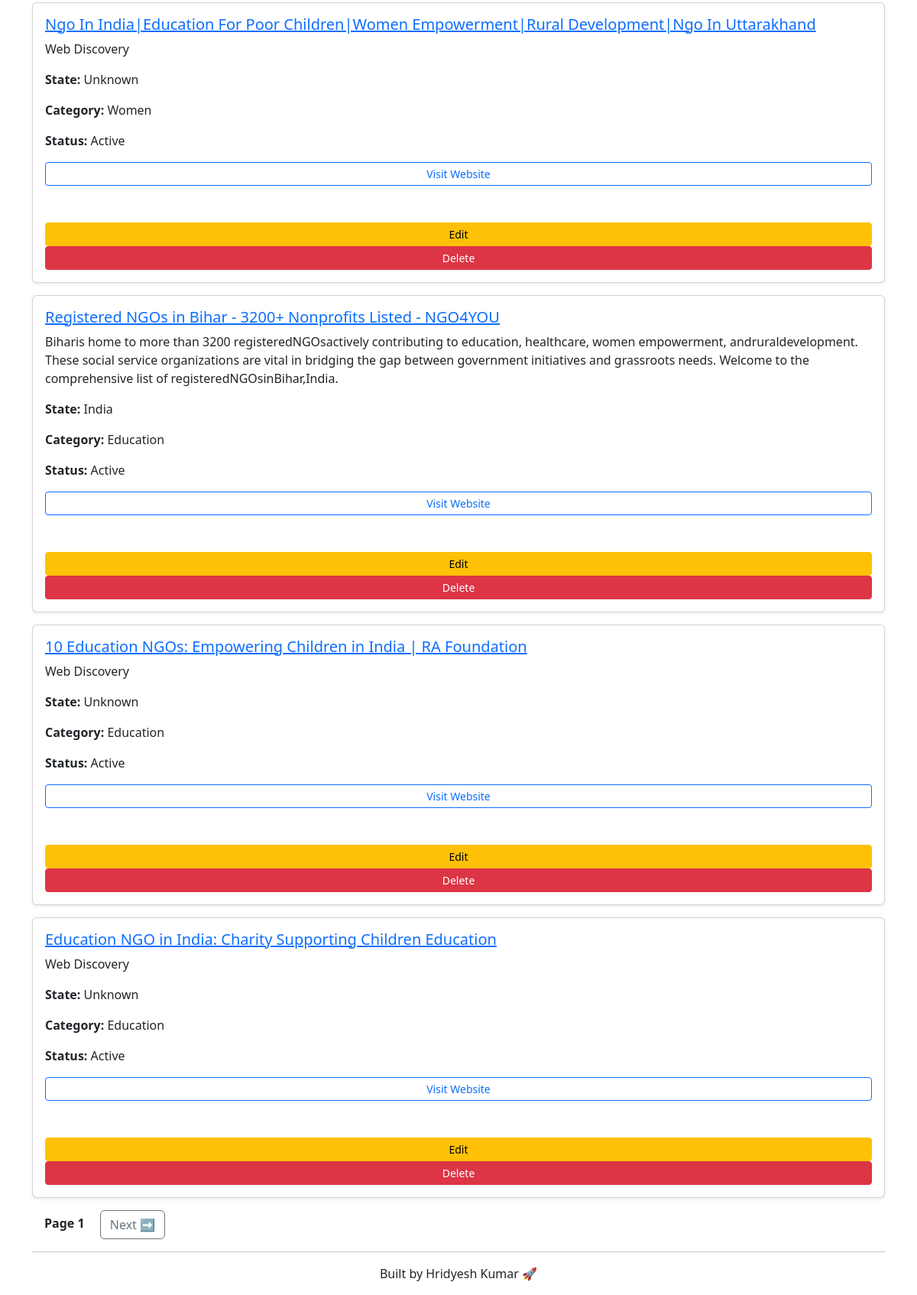
Page /home (lower part) on the earlier database version.
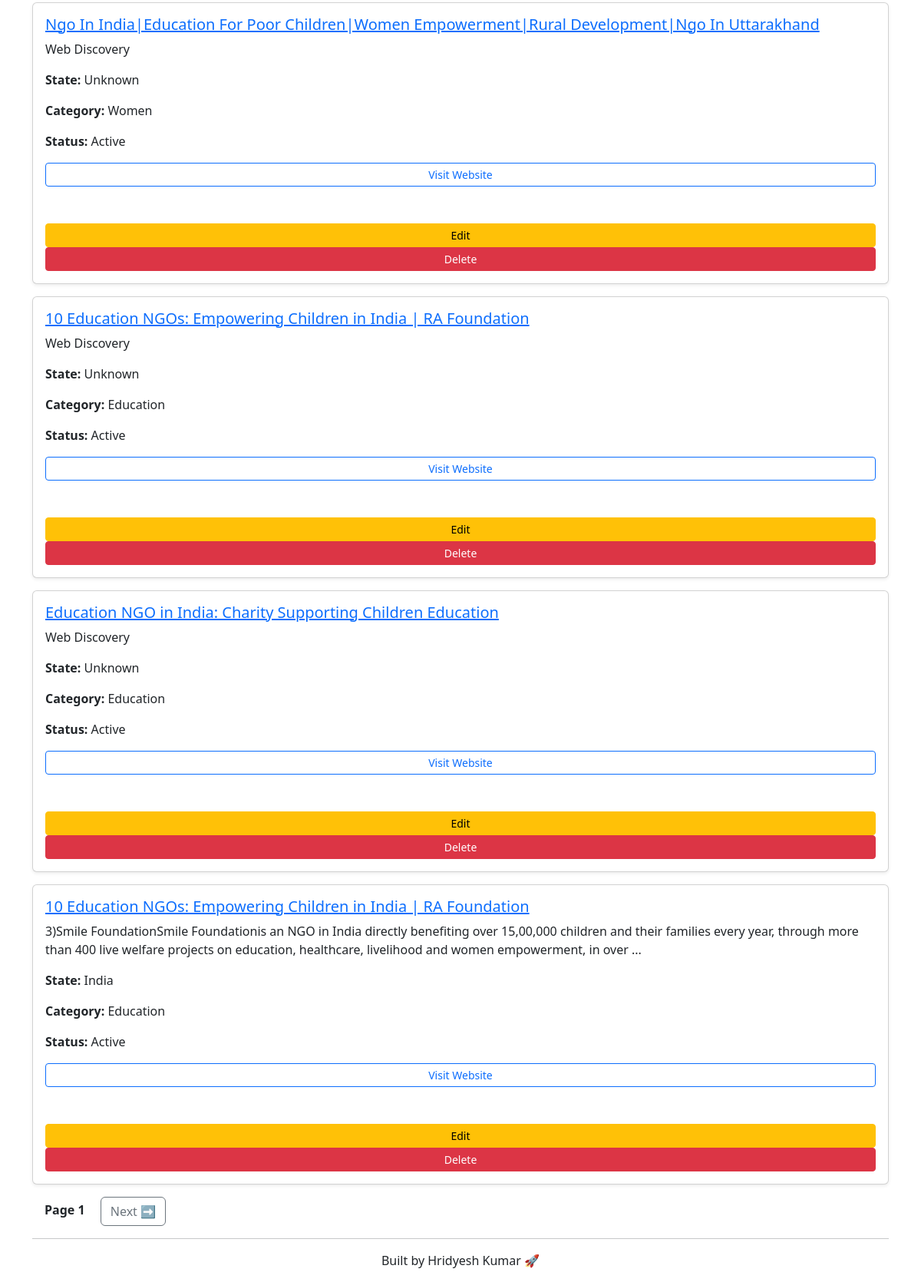
Same page on the later database version.
### tables this page shows
CREATE TABLE projects (
    project_id INTEGER PRIMARY KEY AUTOINCREMENT,
    title TEXT,
    source TEXT,
    url TEXT,
    state TEXT,
    category TEXT,
    country TEXT,
    status TEXT
, score INTEGER);

### app.py (the view, shortened to what this page needs)
@app.route("/")
@app.route("/home")
def home():
    query = request.args.get("q", "").lower()
    state = request.args.get("state", "").lower()
    category = request.args.get("category", "").lower()
    status = request.args.get("status", "").lower()
    page = int(request.args.get("page", 1))
    limit = 5
    offset = (page - 1) * limit
    conn = get_db_connection()
    cursor = conn.cursor()
    sql = "SELECT * FROM projects WHERE 1=1"
    params = []
    min_score = request.args.get("min_score")
    if min_score:
        sql += " AND score >= ?"
        params.append(int(min_score))
    if state:
        sql += " AND LOWER(state) LIKE ?"
        params.append("%" + state + "%")
    if category:
        sql += " AND LOWER(category) LIKE ?"
        params.append("%" + category + "%")
    if status:
        sql += " AND LOWER(status) LIKE ?"
        params.append("%" + status + "%")
    sql += " ORDER BY score DESC LIMIT ? OFFSET ?"
    params.extend([limit, offset])
    cursor.execute(sql, params)
    data = cursor.fetchall()
    cursor.execute("SELECT DISTINCT state FROM projects")
    states = sorted([row[0] for row in cursor.fetchall() if row[0]])
    cursor.execute("SELECT DISTINCT category FROM projects")
    categories = sorted([row[0] for row in cursor.fetchall() if row[0]])
    conn.close()
    return render_template(
        "home.html",
        data=data,
        states=states,
        categories=categories,
        page=page
    )

### app.py (called while the page is built)
def get_db_connection():
    conn = sqlite3.connect("database.db", check_same_thread=False)
    conn.row_factory = sqlite3.Row
    return conn

### templates/home.html (shortened to what this page needs)
<!DOCTYPE html>
<html>
<head>
    <link href="https://cdn.jsdelivr.net/npm/bootstrap@5.3.0/dist/css/bootstrap.min.css" rel="stylesheet">
</head>
<body>
<div class="container mt-4">
{% for project in data %}
<div class="card p-3 shadow-sm mb-3">
    <h5>
        <a href="/project/{{ project['project_id'] }}">
            {{ project['title'] }}
        </a>
    </h5>
    <p>{{ project['source'] }}</p>
    <p><b>State:</b> {{ project['state'].title() if project['state'] else "N/A" }}</p>
    <p><b>Category:</b> {{ project['category'].title() if project['category'] else "N/A" }}</p>
    <p><b>Status:</b> {{ project['status'].title() if project['status'] else "N/A" }}</p>
    <a href="{{ project['url'] }}" target="_blank" class="btn btn-sm btn-outline-primary">Visit Website</a>
    <br><br>
    <a href="/edit/{{ project['project_id'] }}" class="btn btn-sm btn-warning">Edit</a>
    <a href="/delete/{{ project['project_id'] }}" class="btn btn-sm btn-danger"
       onclick="return confirm('Delete?')">Delete</a>
</div>
{% endfor %}
<div class="mt-3">
<span class="mx-3"><b>Page {{ page }}</b></span>
<a class="btn btn-outline-secondary"
   href="/home?page={{ page + 1 }}&state={{ request.args.get('state','') }}&category={{ request.args.get('category','') }}&status={{ request.args.get('status','') }}">
Next ➡
</a>
</div>
<hr>
<p class="text-center">Built by Hridyesh Kumar 🚀</p>
</div>
</body>
</html>

Differences in the rows shown:
no longer on this page (row edited): projects: title "Registered NGOs in Bihar - 3200+ Nonprofits Listed - NGO4YOU", source "Biharis home to more than 3200 registeredNGOsactively contributing to education, healthcare, women empowerment, andruraldevelopment. These social service organizations are vital in bridging the gap between government initiatives and grassroots needs. Welcome to the comprehensive list of registeredNGOsinBihar,India.", state "India", category "Education", status "Active"
now on this page (row unchanged): projects: title "10 Education NGOs: Empowering Children in India | RA Foundation", source "3)Smile FoundationSmile Foundationis an NGO in India directly benefiting over 15,00,000 children and their families every year, through more than 400 live welfare projects on education, healthcare, livelihood and women empowerment, in over ...", state "India", category "Education", status "Active"
